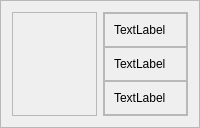
                      <widget class="QFrame" name="frame_75">
                       <property name="frameShape">
                        <enum>QFrame::StyledPanel</enum>
                       </property>
                       <property name="frameShadow">
                        <enum>QFrame::Raised</enum>
                       </property>
                       <layout class="QHBoxLayout" name="horizontalLayout_50">
                        <item>
                         <widget class="QFrame" name="frame_78">
                          <property name="frameShape">
                           <enum>QFrame::StyledPanel</enum>
                          </property>
                          <property name="frameShadow">
                           <enum>QFrame::Raised</enum>
                          </property>
                          <widget class="QPushButton" name="pushButton_12">
                           <property name="geometry">
                            <rect>
                             <x>40</x>
                             <y>160</y>
                             <width>75</width>
                             <height>23</height>
                            </rect>
                           </property>
                           <property name="text">
                            <string>PushButton</string>
                           </property>
                          </widget>
                         </widget>
                        </item>
                        <item>
                         <widget class="QFrame" name="frame_79">
                          <property name="frameShape">
                           <enum>QFrame::StyledPanel</enum>
                          </property>
                          <property name="frameShadow">
                           <enum>QFrame::Raised</enum>
                          </property>
                          <layout class="QVBoxLayout" name="verticalLayout_30">
                           <property name="spacing">
                            <number>0</number>
                           </property>
                           <property name="leftMargin">
                            <number>0</number>
                           </property>
                           <property name="topMargin">
                            <number>0</number>
                           </property>
                           <property name="rightMargin">
                            <number>0</number>
                           </property>
                           <property name="bottomMargin">
                            <number>0</number>
                           </property>
                           <item>
                            <widget class="QFrame" name="frame_76">
                             <property name="frameShape">
                              <enum>QFrame::StyledPanel</enum>
                             </property>
                             <property name="frameShadow">
                              <enum>QFrame::Raised</enum>
                             </property>
                             <layout class="QHBoxLayout" name="horizontalLayout_51">
                              <item>
                               <widget class="QLabel" name="label_78">
                                <property name="text">
                                 <string>TextLabel</string>
                                </property>
                               </widget>
                              </item>
                             </layout>
                            </widget>
                           </item>
                           <item>
                            <widget class="QFrame" name="frame_77">
                             <property name="frameShape">
                              <enum>QFrame::StyledPanel</enum>
                             </property>
                             <property name="frameShadow">
                              <enum>QFrame::Raised</enum>
                             </property>
                             <layout class="QHBoxLayout" name="horizontalLayout_52">
                              <item>
                               <widget class="QLabel" name="label_79">
                                <property name="text">
                                 <string>TextLabel</string>
                                </property>
                               </widget>
                              </item>
                             </layout>
                            </widget>
                           </item>
                           <item>
                            <widget class="QFrame" name="frame_80">
                             <property name="frameShape">
                              <enum>QFrame::StyledPanel</enum>
                             </property>
                             <property name="frameShadow">
                              <enum>QFrame::Raised</enum>
                             </property>
                             <layout class="QHBoxLayout" name="horizontalLayout_53">
                              <item>
                               <widget class="QLabel" name="label_80">
                                <property name="text">
                                 <string>TextLabel</string>
                                </property>
                               </widget>
                              </item>
                             </layout>
                            </widget>
                           </item>
                          </layout>
                         </widget>
                        </item>
                       </layout>
                      </widget>
